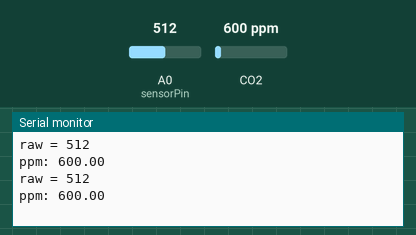
A sketch run on a simulated Arduino Uno, built with avr-gcc and run on an emulated ATmega328P. Shown: the last lines printed to the serial monitor. The inputs (shaded band) are chosen by the test bench; at power-on: CO2 600 ppm, A0 (sensorPin) = 512.

Above: at 2.8 s.
2.9 s: CO2 set to 452 ppm
At 4.5 s:
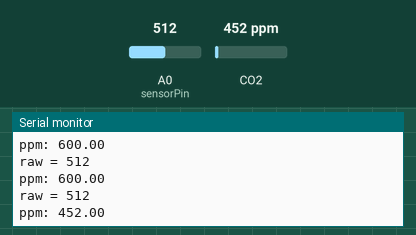
5.6 s: A0 (sensorPin) set to 716
At 7.3 s:
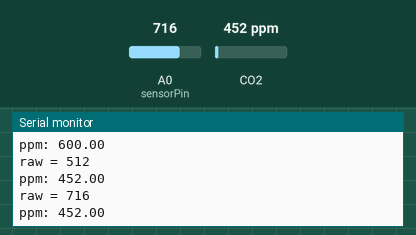
8.3 s: CO2 set to 1050 ppm
At 10.5 s:
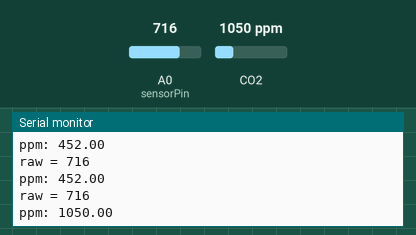
11.0 s: A0 (sensorPin) set to 900
At 13.2 s:
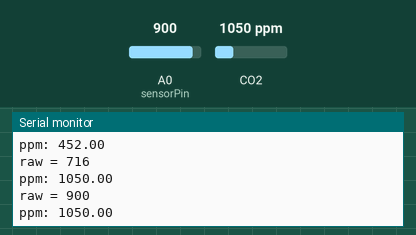
Timing chart, 0 to 14.7 s (numbered marks = the images above; inputs shaded):
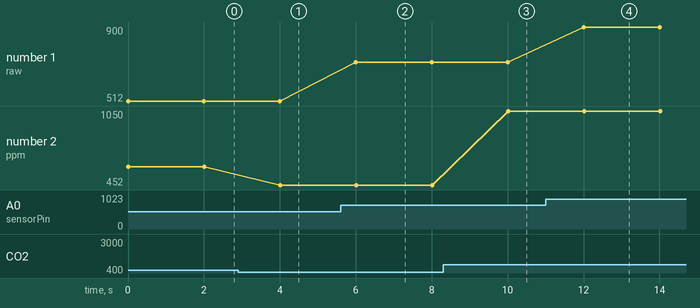

Measured:
- after the input at 2.9 s, the serial monitor: prints a new line after 1.1 s (image 1)
- after the input at 5.6 s, the serial monitor: prints a new line after 0.40 s (image 2)
- after the input at 8.3 s, the serial monitor: prints a new line after 1.7 s (image 3)
- after the input at 11.0 s, the serial monitor: prints a new line after 1.0 s (image 4)
- plotted number 1: 512 → 716 after the input at 5.6 s, 716 → 900 after the input at 11.0 s
- plotted number 2: 600 → 452 after the input at 2.9 s, 452 → 1050 after the input at 8.3 s

The sketch:

MQ135_with_Arduino.ino
```cpp
#include "MQ135.h"
#include <SPI.h>
MQ135 gasSensor = MQ135(A0);
int val;
int sensorPin = A0;
int sensorValue = 0;
void setup() {
  Serial.begin(9600);
  pinMode(sensorPin, INPUT);
}
void loop() {
  val = analogRead(A0);
  Serial.print ("raw = ");
  Serial.println (val);
  float ppm = gasSensor.getPPM();
  Serial.print ("ppm: ");
  Serial.println (ppm);
  delay(2000);
}
```
